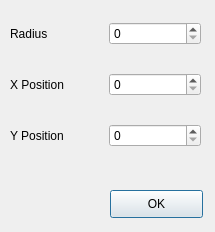
<?xml version="1.0" encoding="UTF-8"?>
<ui version="4.0">
 <class>DrawCircleDialog</class>
 <widget class="QDialog" name="DrawCircleDialog">
  <property name="geometry">
   <rect>
    <x>0</x>
    <y>0</y>
    <width>215</width>
    <height>232</height>
   </rect>
  </property>
  <property name="windowTitle">
   <string>Dialog</string>
  </property>
  <widget class="QPushButton" name="OKButton">
   <property name="geometry">
    <rect>
     <x>110</x>
     <y>190</y>
     <width>93</width>
     <height>28</height>
    </rect>
   </property>
   <property name="text">
    <string>OK</string>
   </property>
  </widget>
  <widget class="QWidget" name="">
   <property name="geometry">
    <rect>
     <x>10</x>
     <y>0</y>
     <width>191</width>
     <height>171</height>
    </rect>
   </property>
   <layout class="QGridLayout" name="gridLayout">
    <item row="0" column="0">
     <widget class="QLabel" name="RadiusLabel">
      <property name="text">
       <string>Radius</string>
      </property>
     </widget>
    </item>
    <item row="0" column="1">
     <widget class="QSpinBox" name="RadiusBox"/>
    </item>
    <item row="1" column="0">
     <widget class="QLabel" name="XLabel">
      <property name="text">
       <string>X Position</string>
      </property>
     </widget>
    </item>
    <item row="1" column="1">
     <widget class="QSpinBox" name="Xbox"/>
    </item>
    <item row="2" column="0">
     <widget class="QLabel" name="YLabel">
      <property name="text">
       <string>Y Position</string>
      </property>
     </widget>
    </item>
    <item row="2" column="1">
     <widget class="QSpinBox" name="Ybox"/>
    </item>
   </layout>
  </widget>
 </widget>
 <resources/>
 <connections/>
</ui>
